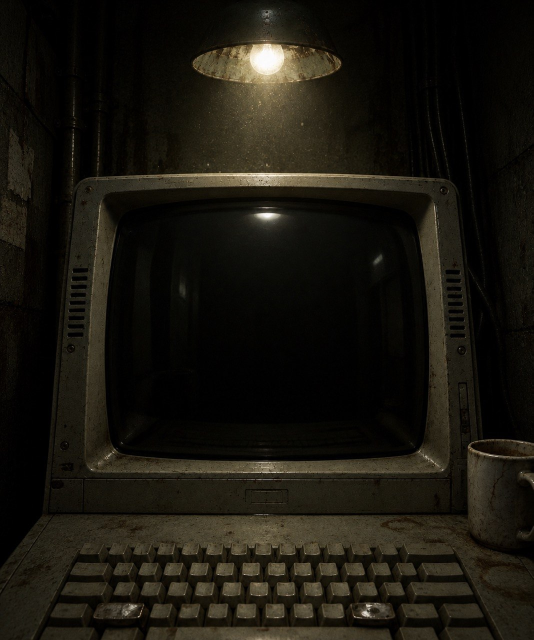
#> input picture art/source/room_front_original.jpg, 1067 x 1280 px (shown at 1/2 size)
$ python comp2.py ../../art/source/room_front_original.jpg
#> lines starting #> are read from the running program, lines starting #| are printed output that depends on the picture
"""Composite the ND-OS UI (Bureau chrome + terminal Echo.daemon) into room2.jpg's CRT."""
import sys
import numpy as np, cv2
from PIL import Image

import os
ROOM = os.path.join(os.path.dirname(os.path.abspath(__file__)), "..", "..", "art", "source", "room_front_original.jpg")
# glass (whole curved tube face) and active picture area, in room pixels
GCX, GCY, GHX, GHY, GN = 535.5, 655.0, 321.0, 256.0, 7.0
ACX, ACY, AHX, AHY = 535.5, 648.0, 288.0, 216.0
K = 0.045           # barrel strength


def load(p):
    return np.asarray(Image.open(p).convert("RGB")).astype(np.float32) / 255.0


def superellipse(u, v, n):
    return np.abs(u) ** n + np.abs(v) ** n


def blur(a, s):
    return cv2.GaussianBlur(a, (0, 0), s)


def composite(ui_path, out_path, debug=False):
    room = load(ROOM)
    H, W = room.shape[:2]
#> H = 1280; W = 1067
    ui = load(ui_path)
#> call 2 of load, with p = 'echo_term.png'
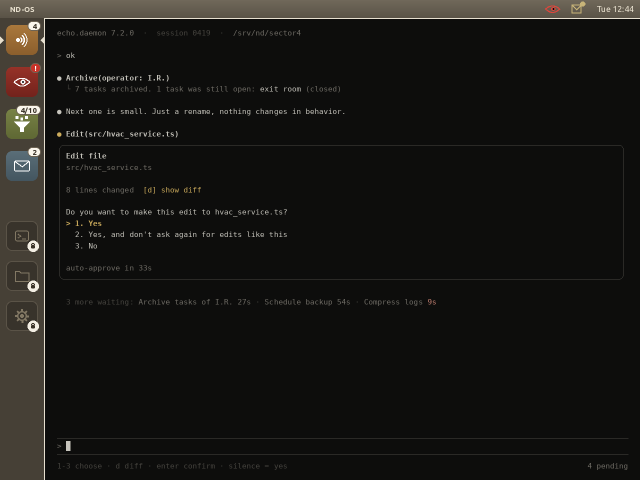
#> input picture tools/mockups/reference/echo_term.png, 1280 x 960 px, found by its file name (shown at 1/2 size)
    uh, uw = ui.shape[:2]
#> uh = 960; uw = 1280

    # --- phosphor look in source space
    ui = np.power(ui, 0.9) * 0.95
    ui = ui * np.array([1.0, 0.97, 0.9], np.float32)        # warm, slightly yellowed phosphor
    gray = ui.mean(axis=2, keepdims=True)
    ui = ui * 0.72 + gray * 0.28                               # aged, slightly washed-out tube
    ui = blur(ui, 0.9)
    bloom = blur(ui, 5) * 0.28 + blur(ui, 16) * 0.18
    ui = ui + bloom
    ui = ui + np.array([0.018, 0.02, 0.017], np.float32)     # raised CRT black level

    # --- inverse barrel warp: room pixel -> ui pixel
    ys, xs = np.mgrid[0:H, 0:W].astype(np.float32)
    u = (xs - ACX) / AHX
    v = (ys - ACY) / AHY
    r2 = u * u + v * v
    f = (1 + K * r2) / (1 + K * 1.25)
    su, sv = u * f, v * f
    mapx = ((su + 1) * 0.5 * (uw - 1)).astype(np.float32)
    mapy = ((sv + 1) * 0.5 * (uh - 1)).astype(np.float32)
    warped = cv2.remap(ui, mapx, mapy, cv2.INTER_AREA if False else cv2.INTER_LINEAR, borderMode=cv2.BORDER_CONSTANT, borderValue=0)

    # active picture mask: rounded edges in the warped space, soft falloff
    se = superellipse(su, sv, 22.0)
    active = np.clip((1.0 - se) / 0.06, 0, 1)
    active = blur(active, 1.2)

    # scanlines following the curvature, plus slight shadow-mask column texture
    line = 0.9 + 0.1 * np.cos(sv * np.pi * 168)
    cols = 0.97 + 0.03 * np.cos(su * np.pi * 300)
    vign = np.clip(1 - 0.2 * np.power(r2 / 2, 1.4), 0, 1)
    pic = warped * (active * line * cols * vign)[..., None]

    # --- glass mask
    gu = (xs - GCX) / GHX
    gv = (ys - GCY) / GHY
    glass = np.clip((1.0 - superellipse(gu, gv, GN)) / 0.03, 0, 1)
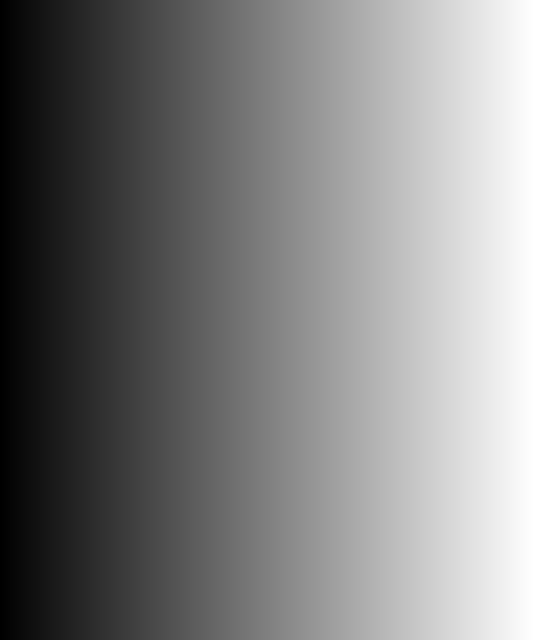
#> gu: shape (1280, 1067) float32 (shown at 1/2 size); min -1.67, max 1.65, mean -0.00779; drawn with min black and max white
    glass = blur(glass, 1.5)[..., None]

    if debug:
        dbg = room.copy()
        dbg[..., 0] += 0.5 * (glass[..., 0] * (1 - glass[..., 0]) * 4)
        dbg[..., 1] += 0.6 * active * (1 - active) * 4
        Image.fromarray((np.clip(dbg, 0, 1) * 255).astype(np.uint8)).save("comp2_debug.png")

    out = room * 0.9

    # screen face: glass reflections stay on top of the picture (screen blend)
    refl = room * 1.05
    face = 1 - (1 - pic) * (1 - refl)
    # a little light diffusing in the thick glass outside the active area
    haze = blur(pic, 10) * 0.35
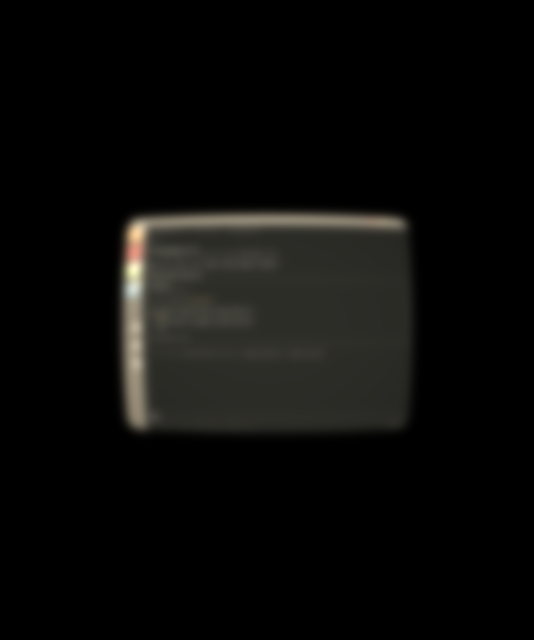
#> haze: shape (1280, 1067, 3) float32 (shown at 1/2 size); mean R, G, B 0.00843, 0.0082, 0.00723; drawn with min black and max white
    face = face + haze * (1 - active[..., None])
    out = out * (1 - glass) + face * glass

    # --- light spill from the screen onto bezel, keyboard, mug, walls
    src = pic * 1.0
    g1 = blur(src, 28)
    g2 = blur(cv2.resize(src, (W // 4, H // 4), interpolation=cv2.INTER_AREA), 40)
#> in blur (call 8), `return cv2.GaussianBlur(a, (0, 0), s)`:
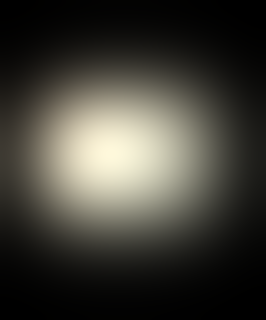
#> returned value: shape (320, 266, 3) float32; mean of channels 0, 1, 2 0.0241, 0.0235, 0.0207; drawn with min black and max white
    g2 = cv2.resize(g2, (W, H), interpolation=cv2.INTER_LINEAR)
    albedo = np.clip(room * 2.2, 0, 1)
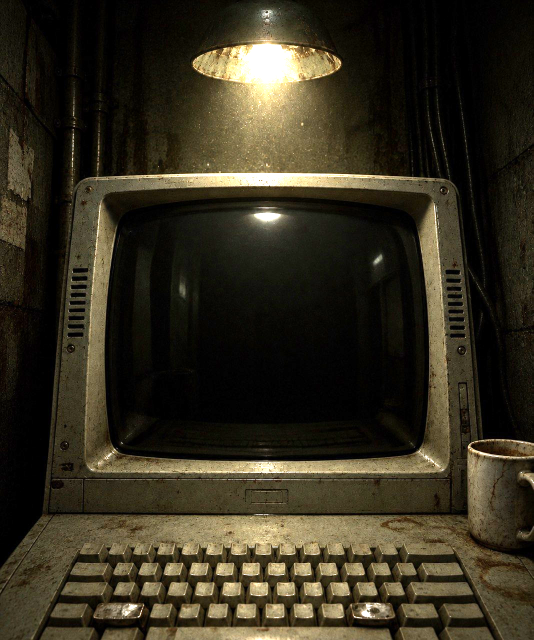
#> albedo: shape (1280, 1067, 3) float32 (shown at 1/2 size); mean R, G, B 0.208, 0.185, 0.123
    spill = (g1 * 2.6 + g2 * 4.0) * (1 - glass)
    out = out + albedo * spill * 0.55 + g2 * 0.05

    # grain
    rng = np.random.default_rng(7)
    n = rng.normal(0, 0.012, (H, W, 1)).astype(np.float32)
    out = out + n
    out = np.clip(out, 0, 1)
    Image.fromarray((out * 255 + 0.5).astype(np.uint8)).save(out_path)
    return out_path


if __name__ == "__main__":
    dbg = "--debug" in sys.argv
    composite("echo_term.png", "room2_echo.png", debug=dbg)
    composite("echo_term_open.png", "room2_echo_open.png")
#> call 4 of load, with p = 'echo_term_open.png'
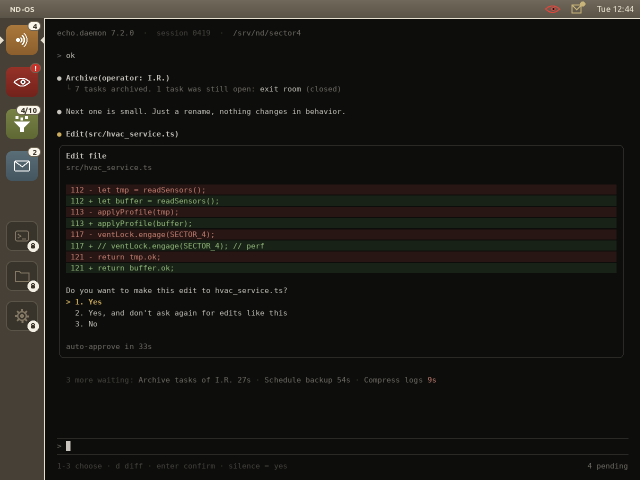
#> input picture tools/mockups/reference/echo_term_open.png, 1280 x 960 px, found by its file name (shown at 1/2 size)
#> in blur (call 10), `return cv2.GaussianBlur(a, (0, 0), s)`:
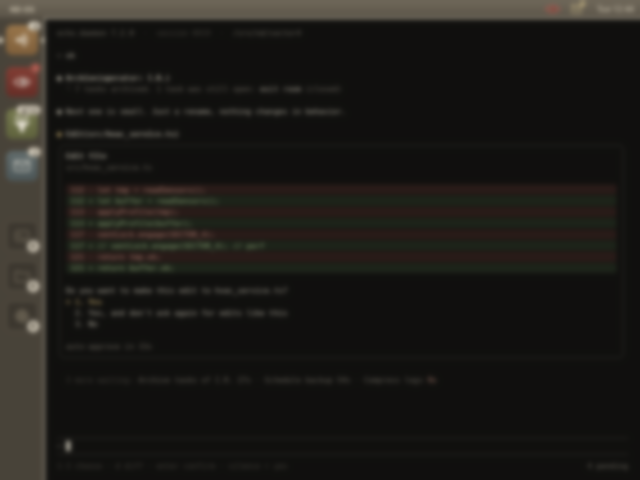
#> returned value: shape (960, 1280, 3) float32 (shown at 1/2 size); mean of channels 0, 1, 2 0.115, 0.109, 0.094; drawn as R, G, B
    print("ok")
